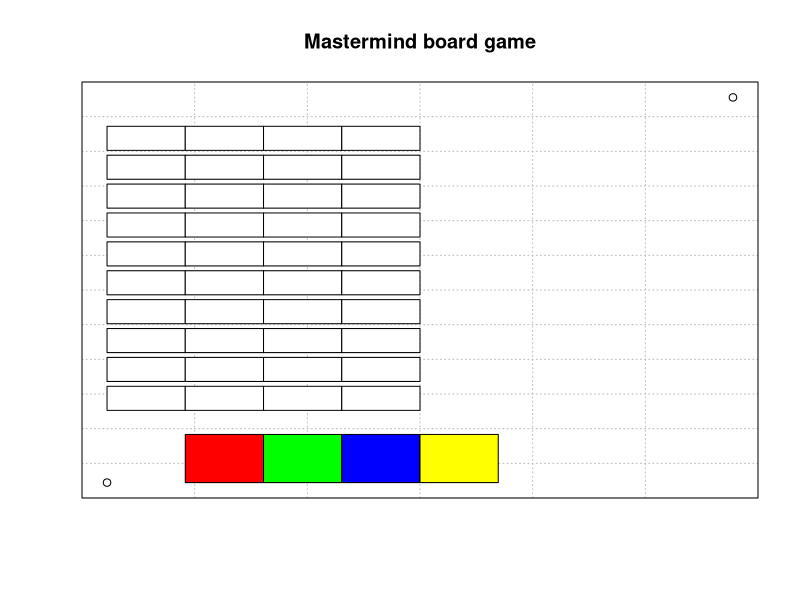

Recreate this plot in R. (Note: this script raises an error after producing the figure.)

##########################################
# 
# Mastermind board game for R Language
# 
# Game for single-player R developers/Data scientists for
# killing time, playing game while waiting for the ML
# model to finish training or just to play.
#
# Series:
# L ittle Useless-useful R functions #31
#  Created: January 06, 2022
#  Author: Tomaz Kastrun
#  Blog: tomaztsql.wordpress.com
#  V.1.0
# 
# Changelog:
# 
###########################################

numberOfColors <- 4
numberOfTries <- 10

get_board <- function(nof_col, nof_try=10){
  plot.new()
  op <- par(bg = "white")
  grid(nx = 6, ny = 12, col = "gray", lty = "dotted",lwd = par("lwd"), equilogs = TRUE)
  
  # adding boarders 
  par(new = TRUE)
  plot(c(100,500), c(100,500), xlab = "", ylab = "", xaxt = 'n', yaxt = 'n',main = "Mastermind board game")
  nof_tries <- nof_try
  for (i in 1:nof_tries) { #rows
    for (j in 1:nof_col) { #columns
      col <- 50*(1:nof_col-1)
      rect(100+col[j], 500-(i*30), 150+col[j], 475-(i*30), col = 'white')
    }
  }
  colours = c('Red','Green','Blue','Yellow','Brown','Orange')
  for (z in 1:nof_col) {
    rect(100+z*50, 100, 150+z*50, 150, col = colours[z])
  } 
}


add_rect <- function(colour,try,nof_try=10) {
  par(new = TRUE)
  max_tries <- numberOfColors*nof_try #10 rows
  if (try %% numberOfColors == 0) { #number of tries = number of colours
    nof_try <- try/numberOfColors
    add_key_pegs(input_colours,store_secret, nof_try)
  } 
  
  if (try > numberOfColors){
    row <- ceiling((try/numberOfColors))
    rect_order <- abs(try-((row-1)*numberOfColors))
  } else {
    row <- 1
    rect_order <- try
  }
  rect(100+(rect_order*50)-50, 500-(row*30),150+((rect_order*50))-50, 475-(row*30), col = colour)
}


add_key_pegs <- function(input_colours, store_secret,nof_try){
  
  ss <- store_secret
  ic <- input_colours 
  ss1 <- as.vector(strsplit(as.character(ss), "")[[1]])
  ic1 <- as.vector(strsplit(as.character(ic), "")[[1]])
  
  
  white <- ""
  black <- ""
  for (i in 1:length(ss1)){
    for (j in 1:length(ic1)){
      if (i==j && ss1[i] == ic1[j]) {black <- as.integer(paste( c(black, ic1[j]),collapse=""))}
      if (ss1[i] == ic1[j]) { white <- as.integer(paste( c(white, ic1[j]),collapse="")) }
    }
  }
  
  black1 <- as.vector(strsplit(as.character(black), "")[[1]])
  white1 <- as.vector(strsplit(as.character(white), "")[[1]])
  black <- nchar(black)
  white <- length(unique(setdiff(white1, black1)))
  nof_tokes <- black + white
  tok <- replicate(black, "black")
  en <- replicate(white, "gray")
  token <- c(tok, en)
  name1 <- token[1]
  name2 <- token[2]
  name3 <- token[3]
  name4 <- token[4]
  
  if (nof_tokes == 1) {
    par(new = TRUE)
    plot(450,500-(nof_try*30), col = name1, lwd = 2, xaxt = 'n', yaxt = 'n', xlab = "",ylab = "",xlim=range(100:500), ylim=range(100:500))
  }
  if (nof_tokes == 2) {
    par(new = TRUE)
    plot(450,500-(nof_try*30), col = name1, lwd = 2, xaxt = 'n', yaxt = 'n', xlab = "",ylab = "",xlim=range(100:500), ylim=range(100:500))
    par(new = TRUE)
    plot(450,490-(nof_try*30), col = name2, lwd = 2, xaxt = 'n', yaxt = 'n', xlab = "",ylab = "",xlim=range(100:500), ylim=range(100:500))
  }
  if (nof_tokes == 3) {
    par(new = TRUE)
    plot(450,500-(nof_try*30), col = name1, lwd = 2, xaxt = 'n', yaxt = 'n', xlab = "",ylab = "",xlim=range(100:500), ylim=range(100:500))
    par(new = TRUE)
    plot(450,490-(nof_try*30), col = name2, lwd = 2, xaxt = 'n', yaxt = 'n', xlab = "",ylab = "",xlim=range(100:500), ylim=range(100:500))
    par(new = TRUE)
    plot(470,500-(nof_try*30), col = name3, lwd = 2, xaxt = 'n', yaxt = 'n', xlab = "",ylab = "",xlim=range(100:500), ylim=range(100:500))
  }
  if (nof_tokes == 4) {
    par(new = TRUE)
    plot(450,500-(nof_try*30), col = name1, lwd = 2, xaxt = 'n', yaxt = 'n', xlab = "",ylab = "",xlim=range(100:500), ylim=range(100:500))
    par(new = TRUE)
    plot(450,490-(nof_try*30), col = name2, lwd = 2, xaxt = 'n', yaxt = 'n', xlab = "",ylab = "",xlim=range(100:500), ylim=range(100:500))
    par(new = TRUE)
    plot(470,500-(nof_try*30), col = name3, lwd = 2, xaxt = 'n', yaxt = 'n', xlab = "",ylab = "",xlim=range(100:500), ylim=range(100:500))
    par(new = TRUE)
    plot(470,490-(nof_try*30), col = name4, lwd = 2, xaxt = 'n', yaxt = 'n', xlab = "",ylab = "",xlim=range(100:500), ylim=range(100:500))
  }
}

get_secret <- function(nof_col, colours_repeat=FALSE) {
  colours <- c(1:4)
  s <- sample(colours,nof_col, replace=colours_repeat) 
  s <- paste(s, collapse="")
  return(as.integer(s))
}


game <- function(numberOfColors=4, numberOfTries=10){
   rm(list = ls())
   x11()
   end_game <- 1
   count <<- 0
   get_board(nof_col = numberOfColors, nof_try = numberOfTries)
   store_secret <<- get_secret(nof_col=numberOfColors, colours_repeat =TRUE)
   input_colours <<- 0L
   nof_selection <- numberOfColors
   max_tries <- nof_selection*numberOfTries 
 
   while (end_game <= max_tries && store_secret != input_colours) {
     mouse.at <- locator(n = 1, type = "o") 
     x.at <- mouse.at$x
     y.at <- mouse.at$y
     
     
     if (x.at >= 150 & x.at < 200 & y.at >= 100 & y.at <=150) {
       input_colours <<- as.integer(paste( c(input_colours, 1),collapse=""))
       add_rect('Red',end_game) 
     }
     if (x.at >= 200 & x.at < 250 & y.at >= 100 & y.at <=150) {
       input_colours <<- as.integer(paste( c(input_colours, 2),collapse=""))
       add_rect('Green',end_game) 
     }
     if (x.at >= 250 & x.at < 300 & y.at >= 100 & y.at <=150) {
       input_colours <<- as.integer(paste( c(input_colours, 3),collapse=""))
       add_rect('Blue',end_game) 
     }
     if (x.at >= 300 & x.at < 350 & y.at >= 100 & y.at <=150) {
       input_colours <<- as.integer(paste( c(input_colours, 4),collapse=""))
       add_rect('Yellow',end_game) 
     } 

     #end game if needed 
     if (store_secret == input_colours) {
       par(new = TRUE)
       mtext("GAME WON", side=1)
       break
     }

      #end game if needed 
     if (end_game == max_tries) {
       par(new = TRUE)
       mtext("END GAME", side=1)
     }
     
    if (end_game %% numberOfColors == 0)  {
           add_key_pegs(input_colours, store_secret, count)
           input_colours <<- 0L 
           count <<- count + 1
      } 
     # increment next level
     end_game = end_game + 1      
   }
}
  
######################
### Start The game ###
######################

game()
  
